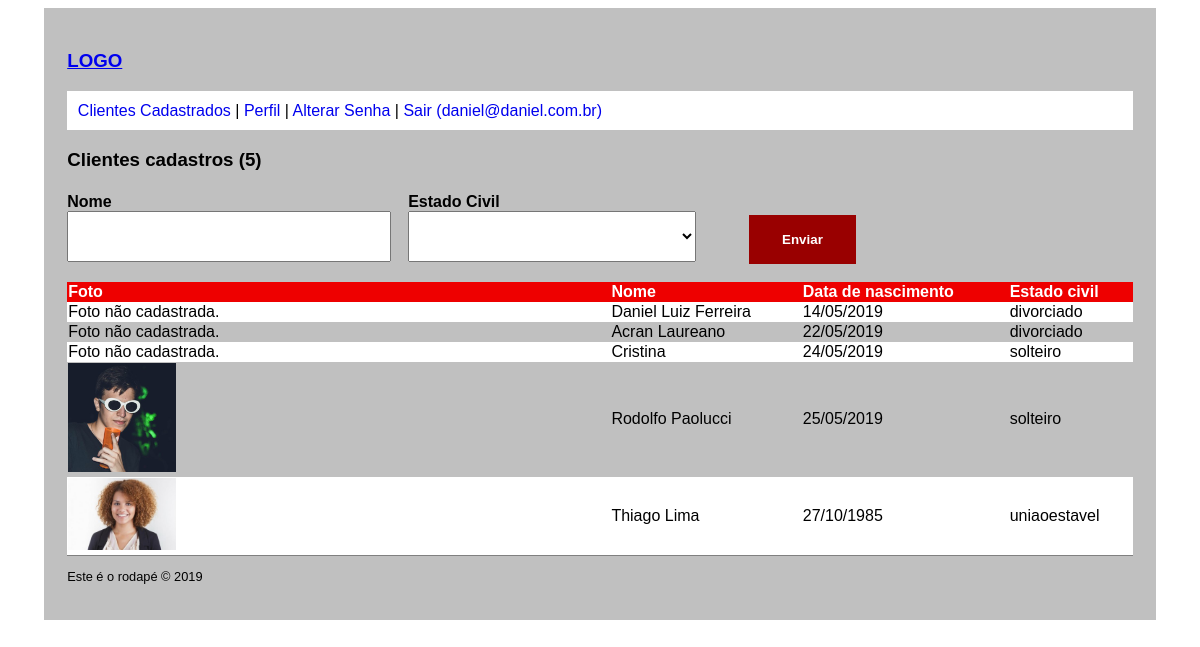
The page /index.php?pagina=lista (signed in) on the database its author committed.
### tables this page shows
CREATE TABLE `cliente` (
  `idcliente` int(11) NOT NULL,
  `nome` varchar(200) NOT NULL,
  `nascimento` date NOT NULL,
  `email` varchar(200) NOT NULL,
  `cpf` bigint(20) NOT NULL,
  `estadocivil` varchar(45) NOT NULL,
  `endereco` varchar(200) NOT NULL,
  `senha` varchar(200) NOT NULL,
  `perfil` varchar(100) NOT NULL DEFAULT 'cliente',
  `foto` varchar(200) NOT NULL
);

### model/cliente.php (called while the page is built, shortened)
<?php
function consultarCliente($idcliente = null, $consulta = null) {
    include 'model/conexao.php';
    $sql = 'SELECT * FROM cliente';
    return mysqli_query($conexao, $sql);
}
?>

### model/uteis.php (called while the page is built, shortened)
<?php
function mysqlToBr($data) {
    return substr($data, 8, 2) . '/' . substr($data, 5, 2) . '/' . substr($data, 0, 4);
}

### view/lista.php (the view, shortened to what this page needs)
<?php
include 'model/cliente.php';
if ($_SERVER['REQUEST_METHOD'] == 'POST')
    $clientes = consultarCliente(null, $_POST);
else
    $clientes = consultarCliente();
?>
<h3>Clientes cadastros (<?php echo mysqli_num_rows($clientes) ?>)</h3>
<form method="POST" action="./?pagina=lista" id="consulta">
    <div>
        <label for="nome">Nome</label>
        <input type="text" name="nome" value="<?php echo isset($_POST['nome']) ? $_POST['nome'] : '' ?>">
    </div>
    <?php
    $estadoCivil = array(
        'casado' => 'Casado',
        'divorciado' => 'Divorciado',
        'solteiro' => 'Solteiro',
        'uniaoestavel' => 'União Estável',
        'viuvo' => 'Viúvo',
        2 => 'Expulso de Casa',
    );
    ?>
    <div>
        <label for="estadocivil">Estado Civil</label>
        <select name="estadocivil">
            <option></option>
            <?php foreach ($estadoCivil as $posicao => $valor): ?>
                <?php if (isset($_POST['estadocivil']) && $_POST['estadocivil'] == $posicao): ?>
                    <option value="<?php echo $posicao ?>" selected><?php echo $valor ?></option>
                <?php else: ?>
                    <option value="<?php echo $posicao ?>"><?php echo $valor ?></option>
                <?php endif; ?>
            <?php endforeach; ?>
        </select>
    </div>
    <div>
        <input type="submit" value="Enviar">
    </div>
</form>
<br>
<?php if (mysqli_num_rows($clientes) > 0): ?>
    <table cellspacing="0">
        <tr class="titulo">
            <th>Foto</th>
            <th>Nome</th>
            <th>Data de nascimento</th>
            <th>Estado civil</th>
        </tr>
        <?php $linha = 1 ?>
        <?php while ($cliente = mysqli_fetch_assoc($clientes)): ?>
            <tr <?php echo $linha % 2 != 0 ? 'class="impar"' : '' ?>>
                <td>
                    <?php if ($cliente['foto']): ?>
                    <img src="upload/<?php echo $cliente['foto'] ?>" alt="Foto perfil">
                    <?php else: ?>
                    Foto não cadastrada.
                    <?php endif; ?>
                </td>
                <td><?php echo $cliente['nome'] ?></td>
                <td><?php echo mysqlToBr($cliente['nascimento']) ?></td>
                <td><?php echo $cliente['estadocivil'] ?></td>
            </tr>
            <?php $linha++ ?>
        <?php endwhile; ?>
    </table>
<?php else: ?>
    <h1>Nenhum cliente foi cadastrado.</h1>
<?php endif; ?>

### css/estilo.css (style rules this page uses)
body { font-family: sans-serif; }
label { font-weight: bold; display: block; margin-top: 1%; }
input[type=submit] { border: 1px solid #900; padding: 1% 3%; font-weight: bold; background: #900; color: white; }
input[type=text],input[type=password], select { width: 50%; padding: 2%; }
table { width: 100%; }
table tr.titulo { background: #e00; color: white }
table tr.impar { background: white; }
table tr th { text-align: left; }
#consulta { width: 100%; overflow: auto; }
#consulta input[type=submit] { border: 1px solid #900; padding: 5% 10%; font-weight: bold; background: #900; color: white; margin-top: 8% }
#consulta input[type=text], #consulta input[type=password], #consulta select { width: 90%; padding: 5%; }
#consulta div { float: left; margin-right: 2%; width: 30% }
table tr td img { width: 20%; }

### css/print.css (style rules this page uses)
body { font-family: "Times New Roman"; font-size: .8em }

### rows shown on the page
cliente: foto "Foto não cadastrada.", nome "Daniel Luiz Ferreira", nascimento "14/05/2019", estadocivil "divorciado"
cliente: foto "Foto não cadastrada.", nome "Acran Laureano", nascimento "22/05/2019", estadocivil "divorciado"
cliente: foto "Foto não cadastrada.", nome "Cristina", nascimento "24/05/2019", estadocivil "solteiro"
cliente: foto (picture), nome "Rodolfo Paolucci", nascimento "25/05/2019", estadocivil "solteiro"
cliente: foto (picture), nome "Thiago Lima", nascimento "27/10/1985", estadocivil "uniaoestavel"

### other values the page prints
$_SESSION['email'] "daniel@daniel.com.br"
mysqli_num_rows($clientes) "5"
